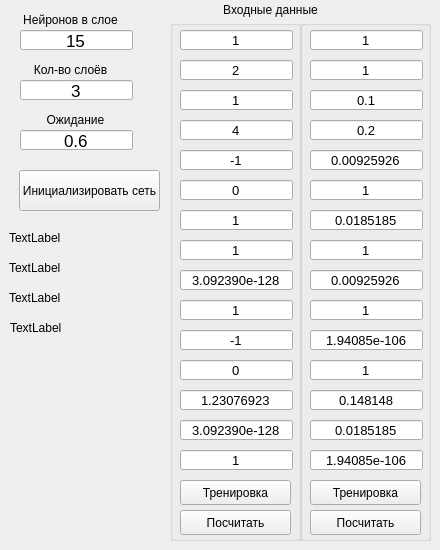
    <widget class="QWidget" name="tab_2">
     <attribute name="title">
      <string>Тест на CPU</string>
     </attribute>
     <widget class="QPushButton" name="initNeuroBut">
      <property name="geometry">
       <rect>
        <x>19</x>
        <y>170</y>
        <width>141</width>
        <height>41</height>
       </rect>
      </property>
      <property name="text">
       <string>Инициализировать сеть</string>
      </property>
     </widget>
     <widget class="QGroupBox" name="groupBox_2">
      <property name="geometry">
       <rect>
        <x>300</x>
        <y>20</y>
        <width>131</width>
        <height>521</height>
       </rect>
      </property>
      <property name="title">
       <string/>
      </property>
      <widget class="QPushButton" name="calcdBut">
       <property name="geometry">
        <rect>
         <x>10</x>
         <y>490</y>
         <width>111</width>
         <height>25</height>
        </rect>
       </property>
       <property name="text">
        <string>Посчитать</string>
       </property>
      </widget>
      <widget class="QLineEdit" name="lineEdit6_2">
       <property name="geometry">
        <rect>
         <x>10</x>
         <y>160</y>
         <width>113</width>
         <height>20</height>
        </rect>
       </property>
       <property name="font">
        <font>
         <pointsize>10</pointsize>
        </font>
       </property>
       <property name="text">
        <string>1</string>
       </property>
       <property name="alignment">
        <set>Qt::AlignCenter</set>
       </property>
      </widget>
      <widget class="QLineEdit" name="lineEdit1_2">
       <property name="geometry">
        <rect>
         <x>10</x>
         <y>10</y>
         <width>113</width>
         <height>20</height>
        </rect>
       </property>
       <property name="font">
        <font>
         <pointsize>10</pointsize>
        </font>
       </property>
       <property name="text">
        <string>1</string>
       </property>
       <property name="alignment">
        <set>Qt::AlignCenter</set>
       </property>
      </widget>
      <widget class="QLineEdit" name="lineEdit5_2">
       <property name="geometry">
        <rect>
         <x>10</x>
         <y>130</y>
         <width>113</width>
         <height>20</height>
        </rect>
       </property>
       <property name="font">
        <font>
         <pointsize>10</pointsize>
        </font>
       </property>
       <property name="text">
        <string>0.00925926</string>
       </property>
       <property name="alignment">
        <set>Qt::AlignCenter</set>
       </property>
      </widget>
      <widget class="QLineEdit" name="lineEdit4_2">
       <property name="geometry">
        <rect>
         <x>10</x>
         <y>100</y>
         <width>113</width>
         <height>20</height>
        </rect>
       </property>
       <property name="font">
        <font>
         <pointsize>10</pointsize>
        </font>
       </property>
       <property name="text">
        <string>0.2</string>
       </property>
       <property name="alignment">
        <set>Qt::AlignCenter</set>
       </property>
      </widget>
      <widget class="QLineEdit" name="lineEdit2_2">
       <property name="geometry">
        <rect>
         <x>10</x>
         <y>40</y>
         <width>113</width>
         <height>20</height>
        </rect>
       </property>
       <property name="font">
        <font>
         <pointsize>10</pointsize>
        </font>
       </property>
       <property name="text">
        <string>1</string>
       </property>
       <property name="alignment">
        <set>Qt::AlignCenter</set>
       </property>
      </widget>
      <widget class="QLineEdit" name="lineEdit3_2">
       <property name="geometry">
        <rect>
         <x>10</x>
         <y>70</y>
         <width>113</width>
         <height>20</height>
        </rect>
       </property>
       <property name="font">
        <font>
         <pointsize>10</pointsize>
        </font>
       </property>
       <property name="text">
        <string>0.1</string>
       </property>
       <property name="alignment">
        <set>Qt::AlignCenter</set>
       </property>
      </widget>
      <widget class="QPushButton" name="trainBut_2">
       <property name="geometry">
        <rect>
         <x>10</x>
         <y>460</y>
         <width>111</width>
         <height>25</height>
        </rect>
       </property>
       <property name="text">
        <string>Тренировка</string>
       </property>
      </widget>
      <widget class="QLineEdit" name="lineEdit7_2">
       <property name="geometry">
        <rect>
         <x>10</x>
         <y>190</y>
         <width>113</width>
         <height>20</height>
        </rect>
       </property>
       <property name="font">
        <font>
         <pointsize>10</pointsize>
        </font>
       </property>
       <property name="text">
        <string>0.0185185</string>
       </property>
       <property name="alignment">
        <set>Qt::AlignCenter</set>
       </property>
      </widget>
      <widget class="QLineEdit" name="lineEdit11_2">
       <property name="geometry">
        <rect>
         <x>10</x>
         <y>310</y>
         <width>113</width>
         <height>20</height>
        </rect>
       </property>
       <property name="font">
        <font>
         <pointsize>10</pointsize>
        </font>
       </property>
       <property name="text">
        <string>1.94085e-106</string>
       </property>
       <property name="alignment">
        <set>Qt::AlignCenter</set>
       </property>
      </widget>
      <widget class="QLineEdit" name="lineEdit9_2">
       <property name="geometry">
        <rect>
         <x>10</x>
         <y>250</y>
         <width>113</width>
         <height>20</height>
        </rect>
       </property>
       <property name="font">
        <font>
         <pointsize>10</pointsize>
        </font>
       </property>
       <property name="text">
        <string>0.00925926</string>
       </property>
       <property name="alignment">
        <set>Qt::AlignCenter</set>
       </property>
      </widget>
      <widget class="QLineEdit" name="lineEdit10_2">
       <property name="geometry">
        <rect>
         <x>10</x>
         <y>280</y>
         <width>113</width>
         <height>20</height>
        </rect>
       </property>
       <property name="font">
        <font>
         <pointsize>10</pointsize>
        </font>
       </property>
       <property name="text">
        <string>1</string>
       </property>
       <property name="alignment">
        <set>Qt::AlignCenter</set>
       </property>
      </widget>
      <widget class="QLineEdit" name="lineEdit8_2">
       <property name="geometry">
        <rect>
         <x>10</x>
         <y>220</y>
         <width>113</width>
         <height>20</height>
        </rect>
       </property>
       <property name="font">
        <font>
         <pointsize>10</pointsize>
        </font>
       </property>
       <property name="text">
        <string>1</string>
       </property>
       <property name="alignment">
        <set>Qt::AlignCenter</set>
       </property>
      </widget>
      <widget class="QLineEdit" name="lineEdit12_2">
       <property name="geometry">
        <rect>
         <x>10</x>
         <y>340</y>
         <width>113</width>
         <height>20</height>
        </rect>
       </property>
       <property name="font">
        <font>
         <pointsize>10</pointsize>
        </font>
       </property>
       <property name="text">
        <string>1</string>
       </property>
       <property name="alignment">
        <set>Qt::AlignCenter</set>
       </property>
      </widget>
      <widget class="QLineEdit" name="lineEdit13_2">
       <property name="geometry">
        <rect>
         <x>10</x>
         <y>370</y>
         <width>113</width>
         <height>20</height>
        </rect>
       </property>
       <property name="font">
        <font>
         <pointsize>10</pointsize>
        </font>
       </property>
       <property name="text">
        <string>0.148148</string>
       </property>
       <property name="alignment">
        <set>Qt::AlignCenter</set>
       </property>
      </widget>
      <widget class="QLineEdit" name="lineEdit14_2">
       <property name="geometry">
        <rect>
         <x>10</x>
         <y>400</y>
         <width>113</width>
         <height>20</height>
        </rect>
       </property>
       <property name="font">
        <font>
         <pointsize>10</pointsize>
        </font>
       </property>
       <property name="text">
        <string>0.0185185</string>
       </property>
       <property name="alignment">
        <set>Qt::AlignCenter</set>
       </property>
      </widget>
      <widget class="QLineEdit" name="lineEdit15_2">
       <property name="geometry">
        <rect>
         <x>10</x>
         <y>430</y>
         <width>113</width>
         <height>20</height>
        </rect>
       </property>
       <property name="font">
        <font>
         <pointsize>10</pointsize>
        </font>
       </property>
       <property name="text">
        <string>1.94085e-106</string>
       </property>
       <property name="alignment">
        <set>Qt::AlignCenter</set>
       </property>
      </widget>
     </widget>
     <widget class="QGroupBox" name="groupBox">
      <property name="geometry">
       <rect>
        <x>170</x>
        <y>20</y>
        <width>131</width>
        <height>521</height>
       </rect>
      </property>
      <property name="title">
       <string/>
      </property>
      <widget class="QPushButton" name="trainBut">
       <property name="geometry">
        <rect>
         <x>10</x>
         <y>460</y>
         <width>111</width>
         <height>25</height>
        </rect>
       </property>
       <property name="text">
        <string>Тренировка</string>
       </property>
      </widget>
      <widget class="QLineEdit" name="lineEdit6">
       <property name="geometry">
        <rect>
         <x>10</x>
         <y>160</y>
         <width>113</width>
         <height>20</height>
        </rect>
       </property>
       <property name="font">
        <font>
         <pointsize>10</pointsize>
        </font>
       </property>
       <property name="text">
        <string>0</string>
       </property>
       <property name="alignment">
        <set>Qt::AlignCenter</set>
       </property>
      </widget>
      <widget class="QLineEdit" name="lineEdit2">
       <property name="geometry">
        <rect>
         <x>10</x>
         <y>40</y>
         <width>113</width>
         <height>20</height>
        </rect>
       </property>
       <property name="font">
        <font>
         <pointsize>10</pointsize>
        </font>
       </property>
       <property name="text">
        <string>2</string>
       </property>
       <property name="alignment">
        <set>Qt::AlignCenter</set>
       </property>
      </widget>
      <widget class="QLineEdit" name="lineEdit4">
       <property name="geometry">
        <rect>
         <x>10</x>
         <y>100</y>
         <width>113</width>
         <height>20</height>
        </rect>
       </property>
       <property name="font">
        <font>
         <pointsize>10</pointsize>
        </font>
       </property>
       <property name="text">
        <string>4</string>
       </property>
       <property name="alignment">
        <set>Qt::AlignCenter</set>
       </property>
      </widget>
      <widget class="QLineEdit" name="lineEdit5">
       <property name="geometry">
        <rect>
         <x>10</x>
         <y>130</y>
         <width>113</width>
         <height>20</height>
        </rect>
       </property>
       <property name="font">
        <font>
         <pointsize>10</pointsize>
        </font>
       </property>
       <property name="text">
        <string>-1</string>
       </property>
       <property name="alignment">
        <set>Qt::AlignCenter</set>
       </property>
      </widget>
      <widget class="QLineEdit" name="lineEdit3">
       <property name="geometry">
        <rect>
         <x>10</x>
         <y>70</y>
         <width>113</width>
         <height>20</height>
        </rect>
       </property>
       <property name="font">
        <font>
         <pointsize>10</pointsize>
        </font>
       </property>
       <property name="text">
        <string>1</string>
       </property>
       <property name="alignment">
        <set>Qt::AlignCenter</set>
       </property>
      </widget>
      <widget class="QLineEdit" name="lineEdit1">
       <property name="geometry">
        <rect>
         <x>10</x>
         <y>10</y>
         <width>113</width>
         <height>20</height>
        </rect>
       </property>
       <property name="font">
        <font>
         <pointsize>10</pointsize>
        </font>
       </property>
       <property name="text">
        <string>1</string>
       </property>
       <property name="alignment">
        <set>Qt::AlignCenter</set>
       </property>
      </widget>
      <widget class="QPushButton" name="calcdBut_2">
       <property name="geometry">
        <rect>
         <x>10</x>
         <y>490</y>
         <width>111</width>
         <height>25</height>
        </rect>
       </property>
       <property name="text">
        <string>Посчитать</string>
       </property>
      </widget>
      <widget class="QLineEdit" name="lineEdit7">
       <property name="geometry">
        <rect>
         <x>10</x>
         <y>190</y>
         <width>113</width>
         <height>20</height>
        </rect>
       </property>
       <property name="font">
        <font>
         <pointsize>10</pointsize>
        </font>
       </property>
       <property name="text">
        <string>1</string>
       </property>
       <property name="alignment">
        <set>Qt::AlignCenter</set>
       </property>
      </widget>
      <widget class="QLineEdit" name="lineEdit8">
       <property name="geometry">
        <rect>
         <x>10</x>
         <y>220</y>
         <width>113</width>
         <height>20</height>
        </rect>
       </property>
       <property name="font">
        <font>
         <pointsize>10</pointsize>
        </font>
       </property>
       <property name="text">
        <string>1</string>
       </property>
       <property name="alignment">
        <set>Qt::AlignCenter</set>
       </property>
      </widget>
      <widget class="QLineEdit" name="lineEdit9">
       <property name="geometry">
        <rect>
         <x>10</x>
         <y>250</y>
         <width>113</width>
         <height>20</height>
        </rect>
       </property>
       <property name="font">
        <font>
         <pointsize>10</pointsize>
        </font>
       </property>
       <property name="text">
        <string>3.092390e-128</string>
       </property>
       <property name="alignment">
        <set>Qt::AlignCenter</set>
       </property>
      </widget>
      <widget class="QLineEdit" name="lineEdit10">
       <property name="geometry">
        <rect>
         <x>10</x>
         <y>280</y>
         <width>113</width>
         <height>20</height>
        </rect>
       </property>
       <property name="font">
        <font>
         <pointsize>10</pointsize>
        </font>
       </property>
       <property name="text">
        <string>1</string>
       </property>
       <property name="alignment">
        <set>Qt::AlignCenter</set>
       </property>
      </widget>
      <widget class="QLineEdit" name="lineEdit11">
       <property name="geometry">
        <rect>
         <x>10</x>
         <y>310</y>
         <width>113</width>
         <height>20</height>
        </rect>
       </property>
       <property name="font">
        <font>
         <pointsize>10</pointsize>
        </font>
       </property>
       <property name="text">
        <string>-1</string>
       </property>
       <property name="alignment">
        <set>Qt::AlignCenter</set>
       </property>
      </widget>
      <widget class="QLineEdit" name="lineEdit12">
       <property name="geometry">
        <rect>
         <x>10</x>
         <y>340</y>
         <width>113</width>
         <height>20</height>
        </rect>
       </property>
       <property name="font">
        <font>
         <pointsize>10</pointsize>
        </font>
       </property>
       <property name="text">
        <string>0</string>
       </property>
       <property name="alignment">
        <set>Qt::AlignCenter</set>
       </property>
      </widget>
      <widget class="QLineEdit" name="lineEdit13">
       <property name="geometry">
        <rect>
         <x>10</x>
         <y>370</y>
         <width>113</width>
         <height>20</height>
        </rect>
       </property>
       <property name="font">
        <font>
         <pointsize>10</pointsize>
        </font>
       </property>
       <property name="text">
        <string>1.23076923</string>
       </property>
       <property name="alignment">
        <set>Qt::AlignCenter</set>
       </property>
      </widget>
      <widget class="QLineEdit" name="lineEdit14">
       <property name="geometry">
        <rect>
         <x>10</x>
         <y>400</y>
         <width>113</width>
         <height>20</height>
        </rect>
       </property>
       <property name="font">
        <font>
         <pointsize>10</pointsize>
        </font>
       </property>
       <property name="text">
        <string>3.092390e-128</string>
       </property>
       <property name="alignment">
        <set>Qt::AlignCenter</set>
       </property>
      </widget>
      <widget class="QLineEdit" name="lineEdit15">
       <property name="geometry">
        <rect>
         <x>10</x>
         <y>430</y>
         <width>113</width>
         <height>20</height>
        </rect>
       </property>
       <property name="font">
        <font>
         <pointsize>10</pointsize>
        </font>
       </property>
       <property name="text">
        <string>1</string>
       </property>
       <property name="alignment">
        <set>Qt::AlignCenter</set>
       </property>
      </widget>
     </widget>
     <widget class="QLabel" name="label1">
      <property name="geometry">
       <rect>
        <x>9</x>
        <y>230</y>
        <width>161</width>
        <height>16</height>
       </rect>
      </property>
      <property name="sizePolicy">
       <sizepolicy hsizetype="Expanding" vsizetype="Preferred">
        <horstretch>0</horstretch>
        <verstretch>0</verstretch>
       </sizepolicy>
      </property>
      <property name="text">
       <string>TextLabel</string>
      </property>
     </widget>
     <widget class="QLabel" name="label2">
      <property name="geometry">
       <rect>
        <x>9</x>
        <y>260</y>
        <width>161</width>
        <height>16</height>
       </rect>
      </property>
      <property name="sizePolicy">
       <sizepolicy hsizetype="Expanding" vsizetype="Preferred">
        <horstretch>0</horstretch>
        <verstretch>0</verstretch>
       </sizepolicy>
      </property>
      <property name="text">
       <string>TextLabel</string>
      </property>
     </widget>
     <widget class="QLineEdit" name="lineEdit1_3">
      <property name="geometry">
       <rect>
        <x>20</x>
        <y>30</y>
        <width>113</width>
        <height>20</height>
       </rect>
      </property>
      <property name="font">
       <font>
        <pointsize>13</pointsize>
       </font>
      </property>
      <property name="text">
       <string>15</string>
      </property>
      <property name="alignment">
       <set>Qt::AlignCenter</set>
      </property>
     </widget>
     <widget class="QLineEdit" name="lineEdit1_4">
      <property name="geometry">
       <rect>
        <x>20</x>
        <y>80</y>
        <width>113</width>
        <height>20</height>
       </rect>
      </property>
      <property name="font">
       <font>
        <pointsize>13</pointsize>
       </font>
      </property>
      <property name="text">
       <string>3</string>
      </property>
      <property name="alignment">
       <set>Qt::AlignCenter</set>
      </property>
     </widget>
     <widget class="QLabel" name="label">
      <property name="geometry">
       <rect>
        <x>190</x>
        <y>0</y>
        <width>161</width>
        <height>20</height>
       </rect>
      </property>
      <property name="text">
       <string>Входные данные</string>
      </property>
      <property name="alignment">
       <set>Qt::AlignCenter</set>
      </property>
     </widget>
     <widget class="QLabel" name="label_2">
      <property name="geometry">
       <rect>
        <x>10</x>
        <y>10</y>
        <width>121</width>
        <height>20</height>
       </rect>
      </property>
      <property name="text">
       <string>Нейронов в слое</string>
      </property>
      <property name="alignment">
       <set>Qt::AlignCenter</set>
      </property>
     </widget>
     <widget class="QLabel" name="label_3">
      <property name="geometry">
       <rect>
        <x>10</x>
        <y>60</y>
        <width>121</width>
        <height>20</height>
       </rect>
      </property>
      <property name="text">
       <string>Кол-во слоёв</string>
      </property>
      <property name="alignment">
       <set>Qt::AlignCenter</set>
      </property>
     </widget>
     <widget class="QLabel" name="label3">
      <property name="geometry">
       <rect>
        <x>9</x>
        <y>290</y>
        <width>161</width>
        <height>16</height>
       </rect>
      </property>
      <property name="sizePolicy">
       <sizepolicy hsizetype="Expanding" vsizetype="Preferred">
        <horstretch>0</horstretch>
        <verstretch>0</verstretch>
       </sizepolicy>
      </property>
      <property name="text">
       <string>TextLabel</string>
      </property>
     </widget>
     <widget class="QLabel" name="label4">
      <property name="geometry">
       <rect>
        <x>10</x>
        <y>320</y>
        <width>161</width>
        <height>16</height>
       </rect>
      </property>
      <property name="sizePolicy">
       <sizepolicy hsizetype="Expanding" vsizetype="Preferred">
        <horstretch>0</horstretch>
        <verstretch>0</verstretch>
       </sizepolicy>
      </property>
      <property name="text">
       <string>TextLabel</string>
      </property>
     </widget>
     <widget class="QLineEdit" name="lineEdit1_5">
      <property name="geometry">
       <rect>
        <x>20</x>
        <y>130</y>
        <width>113</width>
        <height>20</height>
       </rect>
      </property>
      <property name="font">
       <font>
        <pointsize>13</pointsize>
       </font>
      </property>
      <property name="text">
       <string>0.6</string>
      </property>
      <property name="alignment">
       <set>Qt::AlignCenter</set>
      </property>
     </widget>
     <widget class="QLabel" name="label_4">
      <property name="geometry">
       <rect>
        <x>20</x>
        <y>110</y>
        <width>111</width>
        <height>20</height>
       </rect>
      </property>
      <property name="text">
       <string>Ожидание</string>
      </property>
      <property name="alignment">
       <set>Qt::AlignCenter</set>
      </property>
     </widget>
    </widget>
